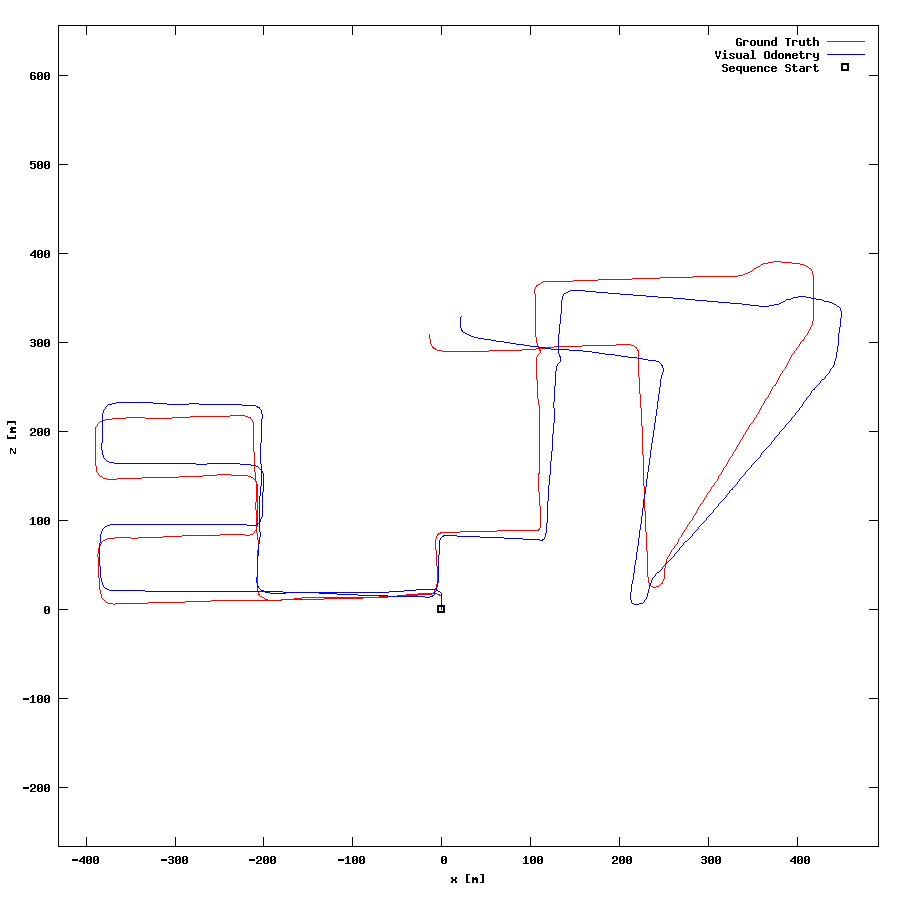

Write gnuplot code to recreate this figure.
set term postscript eps enhanced color
set output "08.eps"
set size ratio -1
set xrange [-431:491]
set yrange [-266:656]
set xlabel "x [m]"
set ylabel "z [m]"
plot "08.txt" using 1:2 lc rgb "#FF0000" title 'Ground Truth' w lines,"08.txt" using 3:4 lc rgb "#0000FF" title 'Visual Odometry' w lines,"< head -1 08.txt" using 1:2 lc rgb "#000000" pt 4 ps 1 lw 2 title 'Sequence Start' w points
